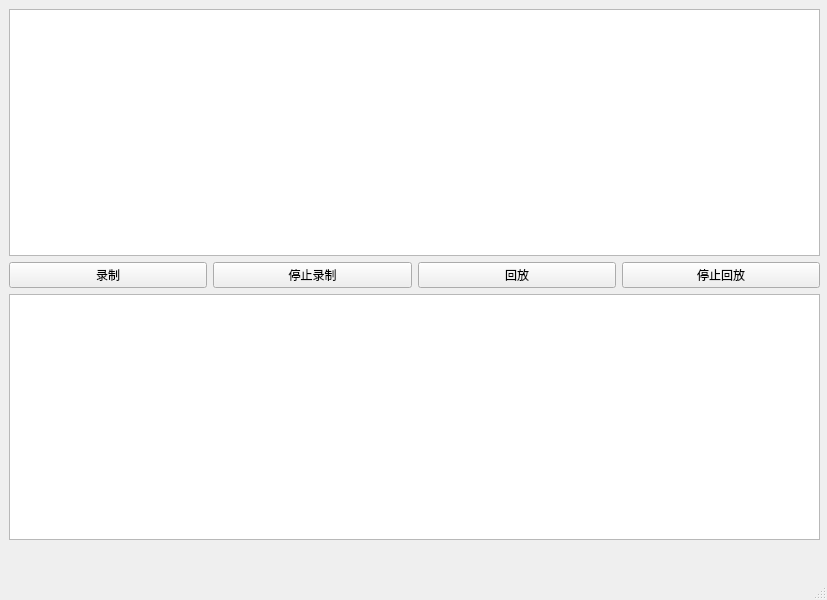
<?xml version="1.0" encoding="UTF-8"?>
<ui version="4.0">
 <class>MainWindow</class>
 <widget class="QMainWindow" name="MainWindow">
  <property name="geometry">
   <rect>
    <x>0</x>
    <y>0</y>
    <width>827</width>
    <height>600</height>
   </rect>
  </property>
  <property name="windowTitle">
   <string>MainWindow</string>
  </property>
  <widget class="QWidget" name="centralwidget">
   <widget class="QWidget" name="verticalLayoutWidget">
    <property name="geometry">
     <rect>
      <x>9</x>
      <y>9</y>
      <width>811</width>
      <height>531</height>
     </rect>
    </property>
    <layout class="QVBoxLayout" name="verticalLayout">
     <item>
      <widget class="QTableWidget" name="tableWidget"/>
     </item>
     <item>
      <layout class="QHBoxLayout" name="horizontalLayout">
       <item>
        <widget class="QPushButton" name="pushButton">
         <property name="text">
          <string>录制</string>
         </property>
        </widget>
       </item>
       <item>
        <widget class="QPushButton" name="pushButton_2">
         <property name="text">
          <string>停止录制</string>
         </property>
        </widget>
       </item>
       <item>
        <widget class="QPushButton" name="pushButton_3">
         <property name="text">
          <string>回放</string>
         </property>
        </widget>
       </item>
       <item>
        <widget class="QPushButton" name="pushButton_4">
         <property name="text">
          <string>停止回放</string>
         </property>
        </widget>
       </item>
      </layout>
     </item>
     <item>
      <widget class="QTextBrowser" name="textBrowser"/>
     </item>
    </layout>
   </widget>
  </widget>
  <widget class="QMenuBar" name="menubar">
   <property name="geometry">
    <rect>
     <x>0</x>
     <y>0</y>
     <width>827</width>
     <height>26</height>
    </rect>
   </property>
  </widget>
  <widget class="QStatusBar" name="statusbar"/>
 </widget>
 <resources/>
 <connections/>
</ui>
